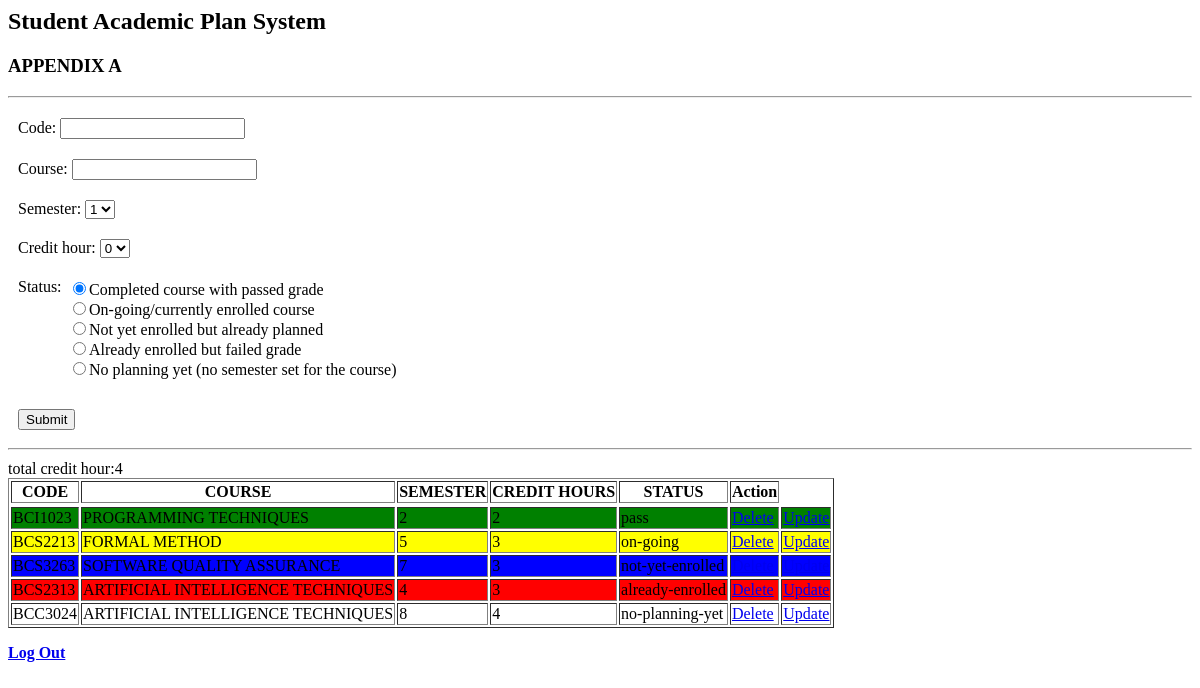
/cb18150.php, run on the app's committed database.
### tables this page shows
CREATE TABLE `student` (
  `id` int(11) NOT NULL,
  `code` varchar(100) NOT NULL,
  `course` varchar(100) NOT NULL,
  `semester` int(100) NOT NULL,
  `credithour` int(100) NOT NULL,
  `statusgred` varchar(100) NOT NULL
);

### view.php (the view, shortened to what this page needs)
<?php
                $sql = "SELECT id, code, course, semester, credithour, statusgred from student";
                $result = $conn-> query($sql);
                if($result-> num_rows > 0){
                    while($row = $result->fetch_assoc()){
                        echo "<tr id='".$row["id"]. "'><td>" .  $row["code"] . "</td><td>" . $row["course"] . "</td><td>" . $row["semester"] . "</td><td>" . $row["credithour"] . "</td><td>" . $row["statusgred"] . "</td><td><a href=delete.php?id=" .$row["id"].">Delete</a></td><td><a href=update.php?id=" .$row["id"].">Update</a></td></tr>";
                    }
                    echo "</table>";
                }else{
                    echo "No Result Found!!!";
                }
?>

### cb18150.php (shortened to what this page needs)
<html lang="en">
<head>
    <?php echo '<link rel="stylesheet" href="cb18150.css" type="text/css">';  ?>
</head>
<body>
    <h2>Student Academic Plan System</h2>
    <h3>APPENDIX A</h3>
    <form action="insert.php" method="POST">
    <hr>
    <div>
        <label for="code">Code: </label>
            <input type="text" name="code" id="code">
    </div>
    <div>
        <label for="course">Course: </label>
            <input type="text" name="course" id="course">
    </div>
    <div>
        <label for="semester">Semester:</label>
            <select name="semester" id="semester">
                <option value="1">1</option>
            </select>
    </div>
    <div>
        <label for="credithour">Credit hour:</label>
            <select name="credithour" id="credithour">
                <option value="0">0</option>
            </select>
    </div>
    <div>
        <label for="status">Status:</label>
        <div id="statusStudent">
            <input type="radio" name="statusGred" id="green" value="pass" checked="checked">Completed course with passed grade
            <br>
            <input type="radio" name="statusGred" id="yellow" value="on-going">On-going/currently enrolled course
            <br>
            <input type="radio" name="statusGred" id="blue" value="not-yet-enrolled">Not yet enrolled but already planned
            <br>
            <input type="radio" name="statusGred" id="red" value="already-enrolled">Already enrolled but failed grade
            <br>
            <input type="radio" name="statusGred" id="white" value="no-planning-yet">No planning yet (no semester set for the course)
            <br>
        </div>
    </div>
    <div>
        <input type="submit" value="Submit" name="submit">
        <?php include "insert.php"; ?>
    </div>
    <hr>
    <table border="1">
        <tr>
            <th>CODE</th>
            <th>COURSE</th>
            <th>SEMESTER</th>
            <th>CREDIT HOURS</th>
            <th>STATUS</th>
            <th>Action</th>
        </tr>
        <tr>
            <?php
                include "view.php";
            ?>
    </form>
    <b id="logout"><a href="logout.php">Log Out</a></b>
</body>
</html>

### cb18150.css (style rules this page uses)
div { padding: 10px; }
hr { margin-bottom: 10px;; }
#statusStudent { margin-left: 40px; margin-top: -27px; }
.completed { background-color: green; }
.on-going { background-color: yellow; }
.not-yet-enrolled { background-color: blue; }
.already-enrolled { background-color: red; }
.no-planning-yet { background-color: white; }

### data on the page
student: code "BCI1023", course "PROGRAMMING TECHNIQUES", semester "2", credithour "2", statusgred "pass"
student: code "BCS2213", course "FORMAL METHOD", semester "5", credithour "3", statusgred "on-going"
student: code "BCS3263", course "SOFTWARE QUALITY ASSURANCE", semester "7", credithour "3", statusgred "not-yet-enrolled"
student: code "BCS2313", course "ARTIFICIAL INTELLIGENCE TECHNIQUES", semester "4", credithour "3", statusgred "already-enrolled"
student: code "BCC3024", course "ARTIFICIAL INTELLIGENCE TECHNIQUES", semester "8", credithour "4", statusgred "no-planning-yet"
